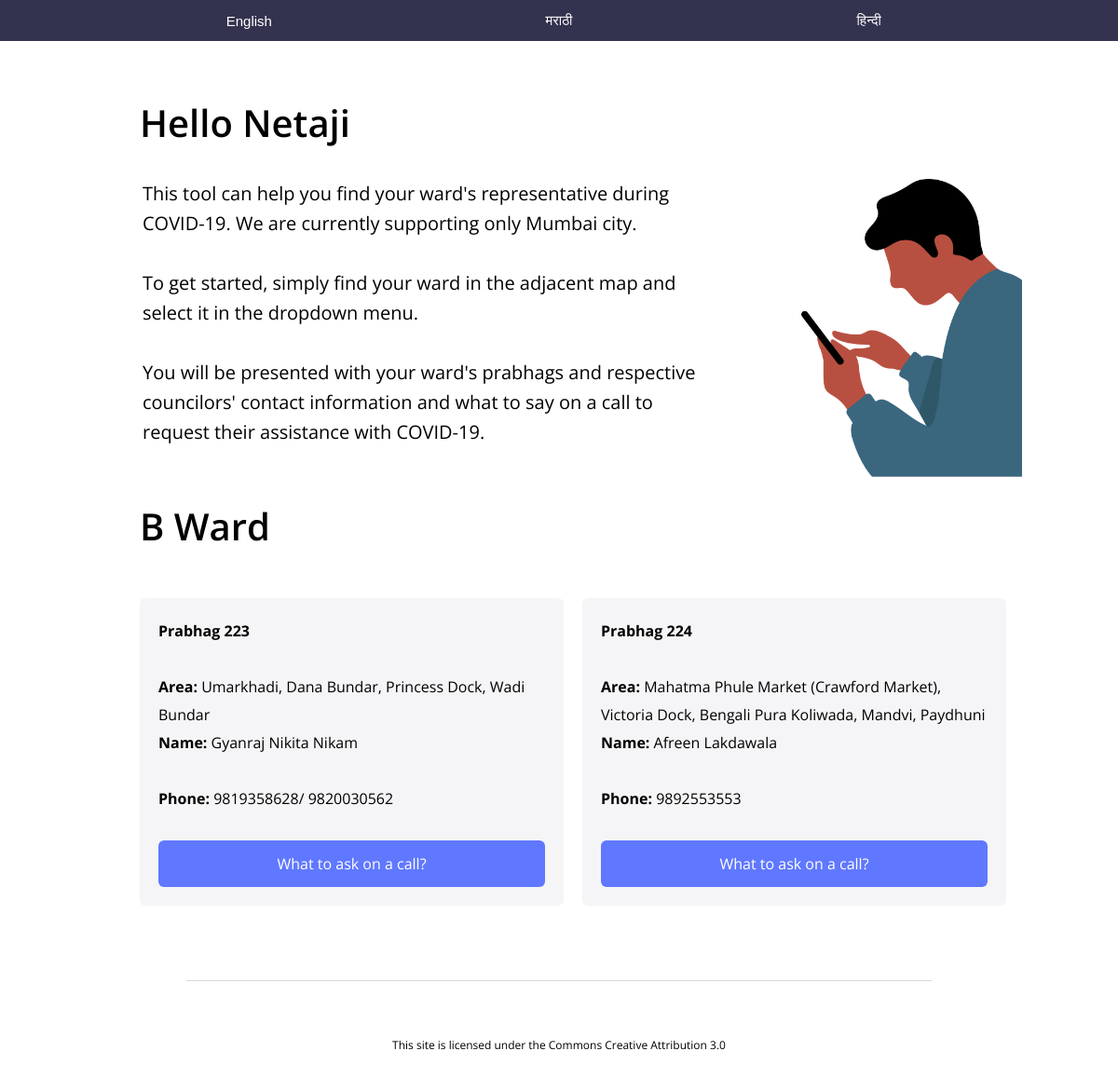
Page /working/code/representatives/index.php?ward=B on the committed database.
### tables this page shows
CREATE TABLE `mumbai_wards` (
  `index_id` int(11) NOT NULL AUTO_INCREMENT,
  `ward` text NOT NULL,
  `prabhag` text NOT NULL,
  `constituency_area` text NOT NULL,
  `councillor_name` text NOT NULL,
  `contact` text NOT NULL,
  PRIMARY KEY (`index_id`)
);

### working/code/representatives/index.php (the view, shortened to what this page needs)
<?php
    $dbc = mysqli_connect('localhost', 'getboocs_main', 'osvPHM7NGg', 'janneta');
    mysqli_set_charset($dbc, 'utf8mb4');
    $ward = mysqli_real_escape_string($dbc, $_GET['ward']);
    $query = "SELECT * FROM mumbai_wards WHERE ward = '".$ward."'";
    $rquery = mysqli_query($dbc, $query);
?>
<!DOCTYPE html>
<html>
<head>
    <link rel="stylesheet" type="text/css" href="../index.css">
</head>
<body>
<div id="languageTableHolder">
    <table id="languageTable">
        <tr>
            <td>
                <a href="?ward=<?php echo $ward; ?>&lang=en">English</a>
            </td>
            <td>
                <a href="?ward=<?php echo $ward; ?>&lang=mr">मराठी</a>
            </td>
            <td>
                <a href="?ward=<?php echo $ward; ?>&lang=hn">हिन्दी</a>
            </td>
        </tr>
    </table>
</div>
<div id="main">
    <h1>Hello Netaji</h1>
    <table id="introductoryTable">
        <tr>
            <td>
                <p>This tool can help you find your ward's representative during COVID-19. We are currently supporting only Mumbai city.<br><br>
                    To get started, simply find your ward in the adjacent map and select it in the dropdown menu.<br><br>
                    You will be presented with your ward's prabhags and respective councilors' contact information and what to say on a call to request their assistance with COVID-19.</p>
            </td>
            <td>
                <img src="../../images/personwithphone.png" id="heroimage">
            </td>
        </tr>
    </table>
    <br>
    <h1><?php echo $ward; ?> Ward</h1>
    <table id="prabhagTable">
        <?php
        $item = 0;
        while($rquery && $fetchedrow = mysqli_fetch_assoc($rquery))
        {
            if($item % 3 == 0) {
                echo "<tr>";
            }
            $prabhag_number = $fetchedrow['prabhag'];
            $area = $fetchedrow['constituency_area'];
            $name = $fetchedrow['councillor_name'];
            $phone = $fetchedrow['contact'];
            ?>
            <td>
                <span id="prabhagInformation">
                    <b>Prabhag <?php echo $prabhag_number; ?></b><br><br>
                    <b>Area:</b> <?php echo $area; ?><br>
                    <b>Name:</b> <?php echo $name; ?><br><br>
                    <b>Phone:</b> <?php echo $phone; ?>
                </span>
                <a id="sampleCallText" href="../samplecall/?ward=<?php echo $ward; ?>&prabhag=<?php echo $prabhag_number; ?>">What to ask on a call?</a>
            </td>
            <?php
            $item++;
        }
        ?>
    </table>
    <div id="divider"></div>
    <div id="footer">
        <span id="footerText">This site is licensed under the Commons Creative Attribution 3.0</span>
    </div>
</div>
</body>
</html>

### working/code/index.css (style rules this page uses)
html { background: #FFF; font-family: sans-serif; margin: 0; padding: 0; }
body { margin: 0; padding: 0; }
#languageTableHolder { width: 100%; background: #33334F; }
#languageTable { width: 1000px; margin-left: auto; margin-right: auto; }
#languageTable tr td { width: 33.33%; text-align: center; }
#languageTable tr td a { display: block; font-size: 15px; padding: 10px 10px; color: #FFF; font-weight: 400; text-decoration: none; }
#main { background: #FFF; font-family: 'Open Sans', sans-serif; margin: 30px auto; padding: 30px 0px; width: 1000px; border-radius: 10px; }
h1 { display: inline-block; font-size: 40px; margin: 0px 50px; font-weight: 600; }
p { font-size: 20px; font-weight: 400; margin: 0px 50px; line-height: 32px; }
#divider { width: 80%; margin: 60px auto; height: 1px; background: #d7d7d7; }
#footer #footerText { margin-left: auto; margin-right: auto; display: block; font-size: 12px; text-align: center; }
#introductoryTable { width: 100%; margin-top: 30px; }
#introductoryTable tr td:nth-child(1) { vertical-align: top; width: 70%; }
#introductoryTable tr td:nth-child(2) { width: 30%; vertical-align: bottom; }
#introductoryTable tr td:nth-child(2) img { width: 80%; float: right; }
#prabhagTable { margin: 30px 0px 30px 30px; border-spacing: 20px; }
#prabhagTable tr td { vertical-align: top; width: 33.33%; border-radius: 6px; background: #F5F5F7; padding: 20px; line-height: 30px; }
#sampleCallText { display: block; margin: 30px 0px 0px 0px; text-decoration: none; padding: 10px 0px; text-align: center; border: none; border-radius: 6px; font-weight: 400; font-size: 16px; background: #6078FF; color: #FFF; }
#prabhagInformation { margin-top: 30px; }

### rows in the picture
mumbai_wards: prabhag "223", constituency_area "Umarkhadi, Dana Bundar, Princess Dock, Wadi Bundar", councillor_name "Gyanraj Nikita Nikam", contact "9819358628/ 9820030562"
mumbai_wards: prabhag "224", constituency_area "Mahatma Phule Market (Crawford Market), Victoria Dock, Bengali Pura Koliwada, Mandvi, Paydhuni", councillor_name "Afreen Lakdawala", contact "9892553553"

### other values in the picture
$ward "B"
